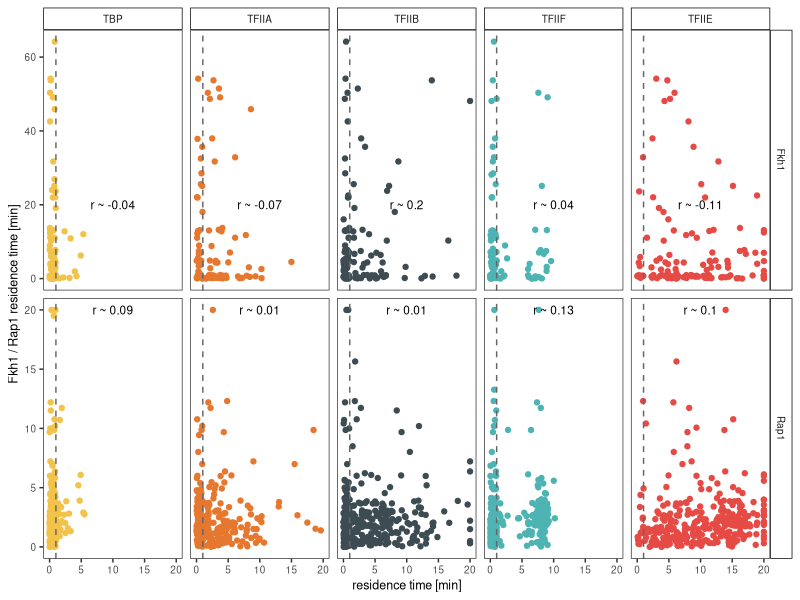

Reproduce this figure in R. (Note: this script raises an error after producing the figure.)
rm(list = ls())

library(tidyverse)
library(ggpubr)

set.seed(42)

# upload reasidence times of Rap1
fkh1_rap1 = read.csv("data/Fkh1_Rap1_resTimes.csv") %>% 
  dplyr::rename(Fkh1Rap1 = factorName, resFR = resTime)

# upload table replace <1 min with a random number between 0-1
# make class labels
resTimes = read.csv("data/residence_times_all.csv") %>% 
  dplyr::select(-c(peakName)) %>% 
  pivot_longer(cols = TBP:TFIIF, names_to = "factorName", values_to = "resTime", values_drop_na = TRUE) %>% 
  distinct()

plotResTime = resTimes %>% 
  mutate(randNum = runif(nrow(resTimes), min=0, max=1)) %>% 
  mutate(resTimesNum = ifelse(resTime == "<1", randNum, as.numeric(resTime))) %>% 
  mutate(resTimesNumCropped = ifelse(resTimesNum > 20, 20, resTimesNum)) %>% 
  dplyr::select(gene, factorName, resTimesNum, resTimesNumCropped) %>% 
  inner_join(fkh1_rap1) %>% 
  mutate(resFR = ifelse(resFR > 20 & Fkh1Rap1 == "Rap1", 20, resFR))
plotResTime$factorName = factor(plotResTime$factorName, levels = c("TBP", "TFIIA", "TFIIB", 
                                                                   "TFIIF", "TFIIE"))

# get correlation coefficients for Rap1 vs factor
corelations = plotResTime %>% 
  group_by(factorName, Fkh1Rap1) %>% 
  summarise(cor = cor(resTimesNum, resFR), 
            rho = cor(resTimesNum, resFR, method = "spearman")) %>% 
  mutate(myLabel = paste0("r ~ ", round(cor, digits = 2)))

# add color for each factor
colorPalette = c("#F2C249", "#E6772E", "#3D4C53", "#4DB3B3", "#E64A45")
p = ggplot(plotResTime, aes(x = resTimesNumCropped, y = resFR, color = factorName))
p + geom_point() +
  theme_bw() +
  #geom_smooth(method = "lm") +
  facet_grid(Fkh1Rap1~factorName, scales = "free_y") +
  scale_color_manual(values = colorPalette) +
  theme(panel.background = element_rect(fill = "transparent"), # bg of the panel
        plot.background = element_rect(fill = "transparent", color = NA),
        text = element_text(size=9), 
        legend.background = element_rect(fill = "transparent"),
        strip.background=element_rect(colour="black",
                                      fill="white"),
        panel.grid.major = element_blank(), 
        panel.grid.minor = element_blank(),
        legend.position = "none") +
  ylab("Fkh1 / Rap1 residence time [min]") +
  xlab("residence time [min]") +
  geom_text(data = corelations, aes(label = myLabel), y = 20, x = 10, color = "black", size = 3) +
  geom_vline(xintercept = 1, color = "grey40", linetype = "dashed")
ggsave("figures/panels/random/resTime_vs_Rap1Fkh1resTime.pdf", width = 17, height = 9, units = "cm")


# compare Ra1 residence times for long- vs -shortlived TFIIF
longVsShort = plotResTime %>% 
  dplyr::filter(factorName == "TFIIF") %>% 
  mutate(TFIIF_class = ifelse(resTimesNum > 5, "long-lived", "short-lived"))

longVsShort$TFIIF_class = factor(longVsShort$TFIIF_class, levels = c("short-lived", "long-lived"))

p = ggplot(longVsShort, aes(x = TFIIF_class, y = resFR, fill = TFIIF_class))
p + geom_point(position=position_jitterdodge(jitter.width = 0.5), 
               aes(color = TFIIF_class), alpha = 0.5) + 
  geom_boxplot(outlier.shape=NA, color = "black", alpha = 0.5) +
  theme_classic() +
  xlab("TFIIF class") +
  ylab("Fkh1/Rap1 residence time [min]") +
  theme(panel.background = element_rect(fill = "transparent"), # bg of the panel
        plot.background = element_rect(fill = "transparent", color = NA),
        text = element_text(size=9), 
        panel.grid.major = element_blank(), 
        panel.grid.minor = element_blank(), 
        legend.position = "none") +
  scale_fill_manual(values= c("#E29930", "#217CA3")) +
  scale_color_manual(values= c("#E29930", "#217CA3")) + 
  stat_compare_means(method = "t.test", label = "p.signif", label.y = 20) +
  facet_wrap(~Fkh1Rap1, scales = "free_y")
ggsave("figures/panels/random/Rap1_FKh1_vs_TFIIFlong_short.pdf", width = 5, height = 6, units = "cm")
